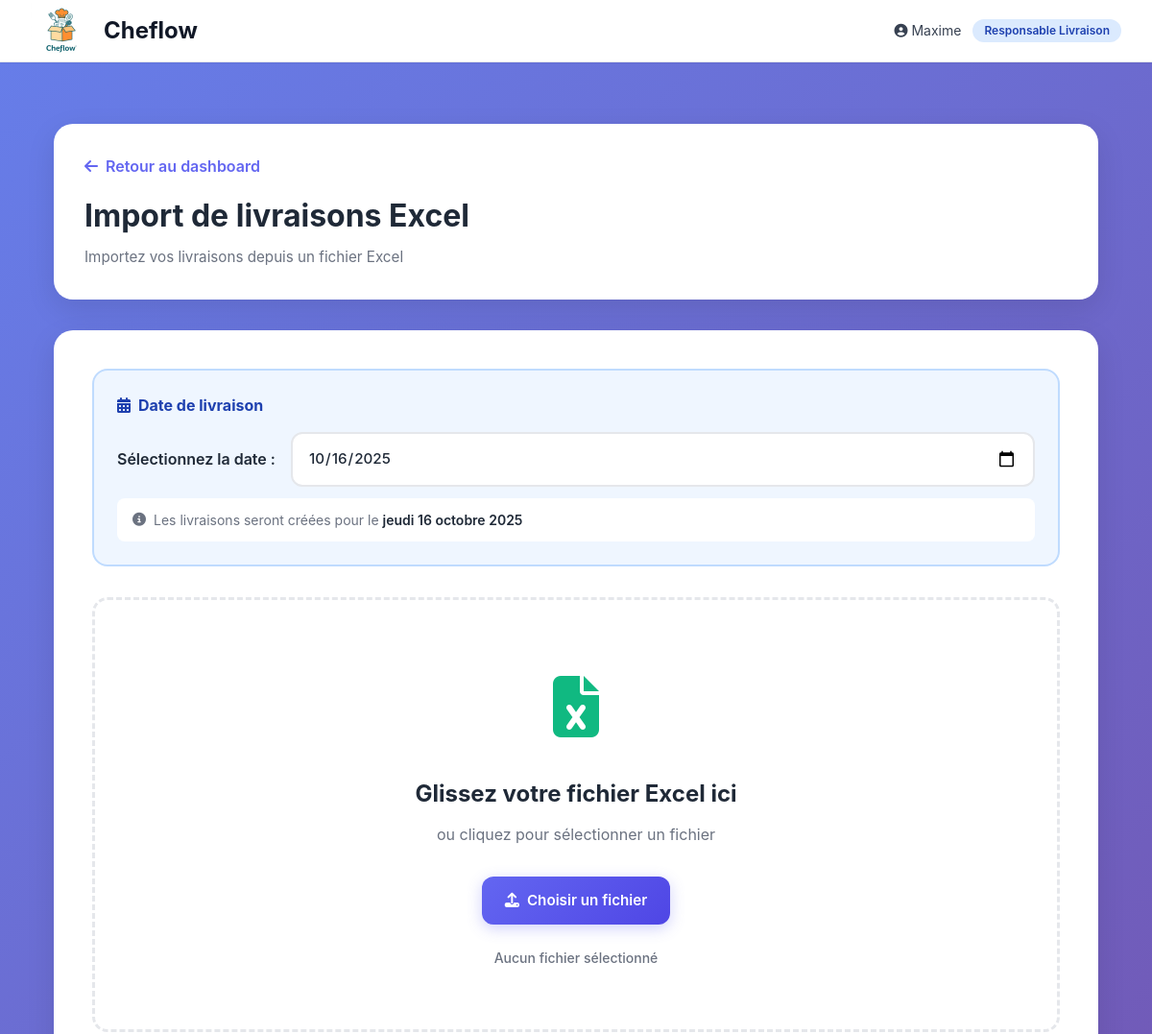
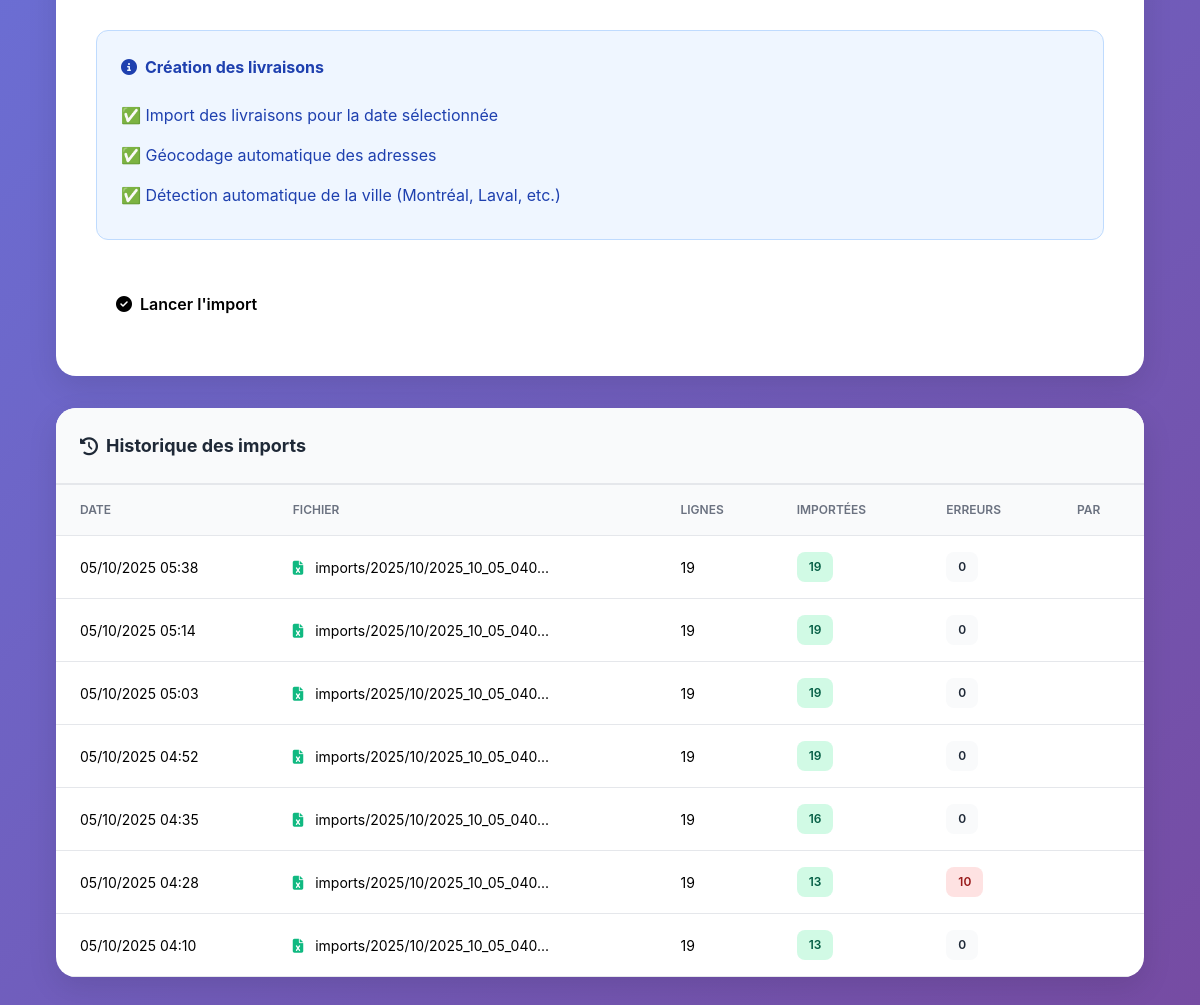
Screenshot of /livraison/responsable/import/ (signed in) with the database file from the repository (2 pictures, top to bottom).
### users/models.py (models this page shows, shortened)
class CustomUser(AbstractUser):
    ROLE_CHOICES = [
        ('livreur', 'Livreur'),
        ('resp_livraison', 'Responsable Livraison'),
        ('vendeur', 'Vendeur/Vendeuse'),
        ('resp_ventes', 'Responsable Ventes'),
        ('cuisinier', 'Cuisinier'),
        ('resp_dept_cuisine', 'Responsable Département Cuisine'),
        ('chef_cuisine', 'Chef Cuisine'),
        ('chef_commande', 'Chef Commande'),
        ('maitre_hotel', 'Maître d\'Hôtel'),
        ('comptable', 'Comptable'),
        ('verificateur_checklist', 'Vérificateur Checklist'),
        ('admin', 'Administrateur'),
    ]
    role = models.CharField(max_length=30, choices=ROLE_CHOICES)
    telephone = models.CharField(max_length=20, blank=True)
    photo = models.ImageField(upload_to='users/', blank=True, null=True)
    departement_cuisine = models.CharField(max_length=50, blank=True)
    class Meta:
        verbose_name = 'Utilisateur'
        verbose_name_plural = 'Utilisateurs'

### livraison/models.py (models this page shows)
class ImportExcel(models.Model):
    fichier = models.FileField(
        upload_to='imports/%Y/%m/',
        validators=[FileExtensionValidator(allowed_extensions=['xlsx', 'xls'])]
    )
    date_import = models.DateTimeField(default=timezone.now)
    importe_par = models.ForeignKey(settings.AUTH_USER_MODEL, on_delete=models.SET_NULL, null=True)
    nb_lignes_total = models.IntegerField(default=0)
    nb_lignes_importees = models.IntegerField(default=0)
    nb_erreurs = models.IntegerField(default=0)
    rapport_erreurs = models.JSONField(default=dict, blank=True)
    class Meta:
        ordering = ['-date_import']
        verbose_name = 'Import Excel'
        verbose_name_plural = 'Imports Excel'

### livraison/views.py (the view, shortened to what this page needs)
# urls.py: path('responsable/import/', views.import_excel, name='import_excel'),
@login_required
def import_excel(request):
    print("=== IMPORT EXCEL VIEW APPELÉE ===")
    print(f"Méthode: {request.method}")
    print("GET request - affichage du formulaire")
    context = {
        'date_aujourd_hui': date.today().isoformat(),
        'GOOGLE_MAPS_API_KEY': settings.GOOGLE_MAPS_API_KEY,
        'imports_recents': ImportExcel.objects.order_by('-date_import')[:10]
    }
    return render(request, 'livraison/responsable/import_excel.html', context)

### templates/livraison/responsable/import_excel.html (shortened to what this page needs)
{% extends 'base/base.html' %}
{% block content %}
<div class="dashboard-container">
    <div class="header-section">
        <a href="{% url 'livraison:dashboard_responsable' %}" class="back-link">
            <i class="fas fa-arrow-left"></i>
            Retour au dashboard
        </a>
        <div class="header-title">
            <h2>Import de livraisons Excel</h2>
            <p class="header-subtitle">Importez vos livraisons depuis un fichier Excel</p>
        </div>
    </div>
    <div class="upload-section" x-data="importData()">
        <div x-show="!importing">
            <form method="post"
                  enctype="multipart/form-data"
                  @submit.prevent="startImport($event)">
                <div class="date-selector">
                    <h3 class="date-selector-title">
                        <i class="fas fa-calendar-alt"></i>
                        Date de livraison
                    </h3>
                    <div class="date-input-wrapper">
                        <label for="date_livraison">
                            Sélectionnez la date :
                        </label>
                        <input type="date"
                               name="date_livraison"
                               id="date_livraison"
                               x-model="dateLivraison"
                               required
                               :min="minDate"
                               :max="maxDate">
                    </div>
                    <div class="date-preview" x-show="dateLivraison">
                        <i class="fas fa-info-circle"></i>
                        <span>Les livraisons seront créées pour le <strong x-text="formatDate(dateLivraison)"></strong></span>
                    </div>
                </div>
                <div :class="dragOver ? 'drag-over' : ''"
                     class="drop-zone"
                     @dragover.prevent="dragOver = true"
                     @dragleave.prevent="dragOver = false"
                     @drop.prevent="handleDrop($event)">
                    <div class="drop-zone-icon">
                        <i class="fas fa-file-excel"></i>
                    </div>
                    <h3 class="drop-zone-title">
                        Glissez votre fichier Excel ici
                    </h3>
                    <p class="drop-zone-subtitle">
                        ou cliquez pour sélectionner un fichier
                    </p>
                    <label for="fichier_excel" class="btn btn-primary">
                        <i class="fas fa-upload"></i>
                        Choisir un fichier
                    </label>
                    <p class="file-name" x-text="fileName"></p>
                </div>
                <div class="info-box">
                    <h4 class="info-box-title">
                        <i class="fas fa-info-circle"></i>
                        Création des livraisons
                    </h4>
                    <ul>
                        <li>✅ Import des livraisons pour la date sélectionnée</li>
                        <li>✅ Géocodage automatique des adresses</li>
                        <li>✅ Détection automatique de la ville (Montréal, Laval, etc.)</li>
                    </ul>
                </div>
                <button type="submit"
                        :disabled="!selectedFile || !dateLivraison"
                        :class="(selectedFile && dateLivraison) ? 'btn-success' : ''"
                        class="btn submit-btn">
                    <i class="fas fa-check-circle"></i>
                    Lancer l'import
                </button>
            </form>
        </div>
    </div>
    {% if imports_recents %}
    <div class="history-section">
        <div class="history-header">
            <h3 class="history-title">
                <i class="fas fa-history"></i>
                Historique des imports
            </h3>
        </div>
        <div style="overflow-x: auto;">
            <table class="history-table">
                <thead>
                    <tr>
                        <th>Date</th>
                        <th>Fichier</th>
                        <th>Lignes</th>
                        <th>Importées</th>
                        <th>Erreurs</th>
                        <th>Par</th>
                    </tr>
                </thead>
                <tbody>
                    {% for import in imports_recents %}
                    <tr>
                        <td style="white-space: nowrap;">
                            {{ import.date_import|date:"d/m/Y H:i" }}
                        </td>
                        <td>
                            <i class="fas fa-file-excel" style="color: var(--success-color); margin-right: 0.5rem;"></i>
                            {{ import.fichier.name|slice:":30" }}...
                        </td>
                        <td>
                            {{ import.nb_lignes_total }}
                        </td>
                        <td>
                            <span class="badge badge-success">
                                {{ import.nb_lignes_importees }}
                            </span>
                        </td>
                        <td>
                            {% if import.nb_erreurs > 0 %}
                                <span class="badge badge-danger">
                                    {{ import.nb_erreurs }}
                                </span>
                            {% else %}
                                <span class="badge badge-gray">
                                    0
                                </span>
                            {% endif %}
                        </td>
                        <td style="color: var(--text-light);">
                        </td>
                    </tr>
                    {% endfor %}
                </tbody>
            </table>
        </div>
    </div>
    {% endif %}
</div>
{% endblock %}

### templates/base/base.html (shortened to what this page needs)
{% load static %}
<!DOCTYPE html>
<html lang="fr">
<head>
    <script src="https://cdn.tailwindcss.com"></script>
   <link rel="stylesheet" href="https://cdnjs.cloudflare.com/ajax/libs/font-awesome/6.4.0/css/all.min.css">
    <link rel="stylesheet" href="https://cdnjs.cloudflare.com/ajax/libs/font-awesome/6.4.0/css/all.min.css">
</head>
<body class="bg-gray-50">
    <nav class="bg-white shadow-sm border-b border-gray-200" x-data="{ mobileMenuOpen: false }">
        <div class="max-w-7xl mx-auto px-4 sm:px-6 lg:px-8">
            <div class="flex justify-between h-16">
                <div class="flex items-center">
                    <h1 class="text-xl sm:text-2xl font-bold text-gray-900 flex items-center gap-2 sm:gap-3">
                        <img src="{% static 'images/logo.jpeg' %}"
                             alt="Cheflow Logo"
                             class="h-12 sm:h-16 w-auto">
                        <span class="hidden sm:inline">Cheflow</span>
                    </h1>
                </div>
                <div class="hidden md:flex items-center space-x-4">
                    {% if user.is_authenticated %}
                        <div class="flex items-center space-x-3">
                            <span class="text-sm text-gray-700">
                                <i class="fas fa-user-circle"></i>
                                {{ user.get_full_name|default:user.username }}
                            </span>
                            <span class="px-3 py-1 text-xs font-semibold rounded-full bg-blue-100 text-blue-800">
                                {{ user.get_role_display }}
                            </span>
                        </div>
                    {% endif %}
                </div>
            </div>
        </div>
    </nav>
    <main class="max-w-7xl mx-auto px-4 sm:px-6 lg:px-8 py-8">
        {% block content %}{% endblock %}
    </main>
</body>
</html>

### rows the page displays
CustomUser: get_full_name "Maxime", role "Responsable Livraison"
ImportExcel: date_import "05/10/2025 05:38", fichier.name "imports/2025/10/2025_10_05_040", nb_lignes_total "19", nb_lignes_importees "19", nb_erreurs "0"
ImportExcel: date_import "05/10/2025 05:14", fichier.name "imports/2025/10/2025_10_05_040", nb_lignes_total "19", nb_lignes_importees "19", nb_erreurs "0"
ImportExcel: date_import "05/10/2025 05:03", fichier.name "imports/2025/10/2025_10_05_040", nb_lignes_total "19", nb_lignes_importees "19", nb_erreurs "0"
ImportExcel: date_import "05/10/2025 04:52", fichier.name "imports/2025/10/2025_10_05_040", nb_lignes_total "19", nb_lignes_importees "19", nb_erreurs "0"
ImportExcel: date_import "05/10/2025 04:35", fichier.name "imports/2025/10/2025_10_05_040", nb_lignes_total "19", nb_lignes_importees "16", nb_erreurs "0"
ImportExcel: date_import "05/10/2025 04:28", fichier.name "imports/2025/10/2025_10_05_040", nb_lignes_total "19", nb_lignes_importees "13", nb_erreurs "10"
ImportExcel: date_import "05/10/2025 04:10", fichier.name "imports/2025/10/2025_10_05_040", nb_lignes_total "19", nb_lignes_importees "13", nb_erreurs "0"
